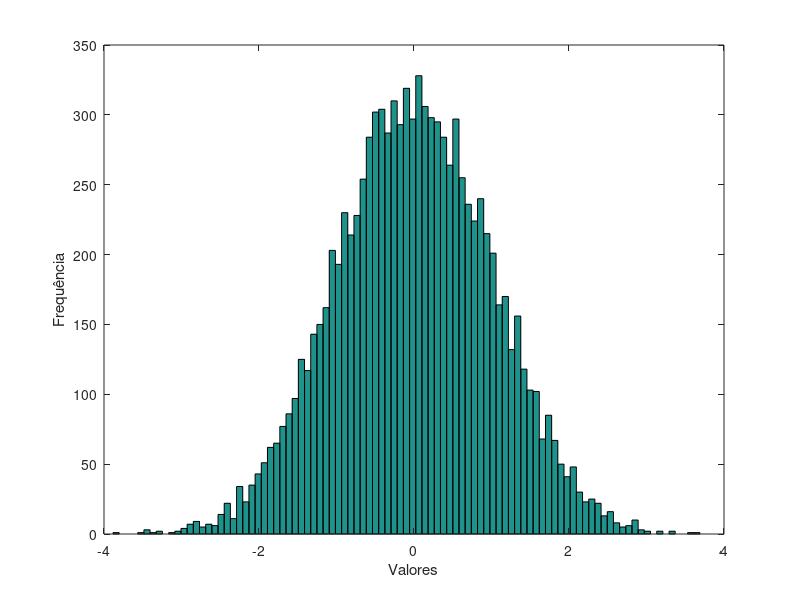
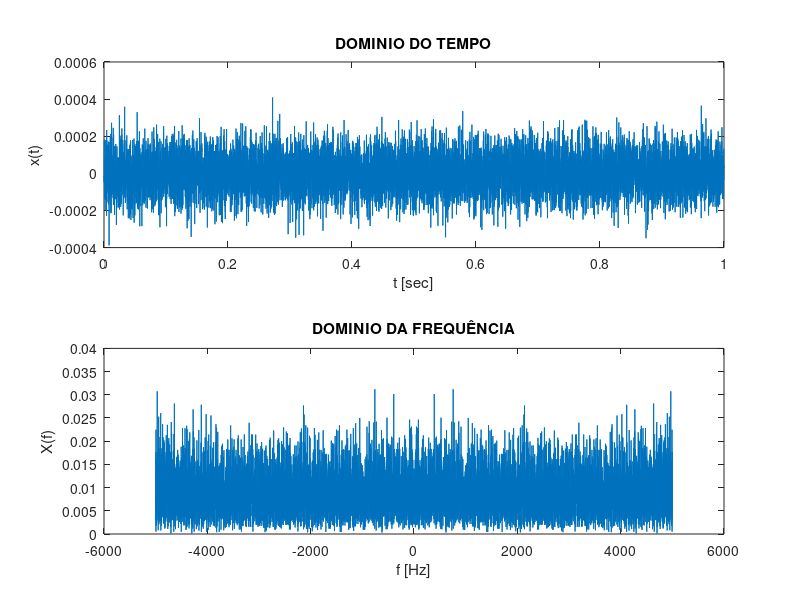
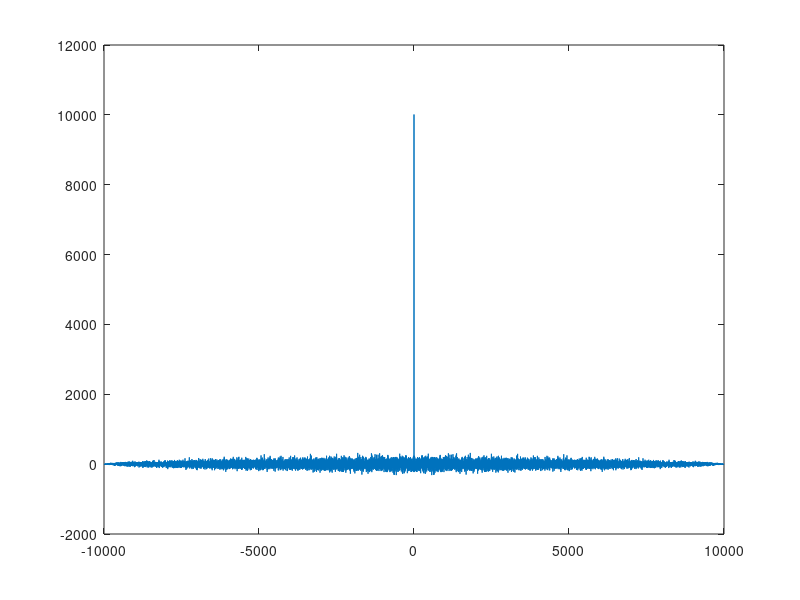

MATLAB code to generate these figures, in order: (Note: this script raises an error after producing the figures.)
clear all; close all; clc;
% 1) Gerar um vetor representando um ruído com distribuição normal utilizando a função 'randn' do matlab.
%    Gere 1 segundo de ruído considerando um tempo de amostragem de 1/10k.

ts = 1/10e3; % periodo de amostragem
fs = 1/ts; % frequencia de amostragem
t = 0:ts:1; % vetor temporal
x = randn(1,length(t)); %ruido
f = -fs/2:1:fs/2; % vetor espectral
X = fftshift(fft(x)); 

% 2) Plotar o histograma do ruído para observar a distribuição Gaussiana. Utilizar a função 'histogram'

figure(1)
hist(x,100);
xlabel('Valores') % eixo horizontal
ylabel('Frequência') % eixo vertical
xlim([-4 4])

% 3) Plotar o ruído no domínio do tempo e da frequência

figure(2)
subplot(211)
plot(t,x/length(x))
title('DOMINIO DO TEMPO')
xlabel('t [sec]') % eixo horizontal
ylabel('x(t)') % eixo vertical
subplot(212)
plot(f,abs(X)/length(X))
title('DOMINIO DA FREQUÊNCIA')
xlabel('f [Hz]') % eixo horizontal
ylabel('X(f)') % eixo vertical

% 4) Utilizando a função 'xcorr', plote a função de autocorrelação do ruído.

[c,lags] = xcorr(x);
figure(3)
plot(lags,c)

figure(3)
plot(Rx)
xlabel('τ [sec]') % eixo horizontal
ylabel('Rx(τ)') % eixo vertical

% 5) Utilizando a função 'filtro=fir1(50,(1000*2)/fs)', realize uma operação de filtragem passa baixa do ruído.
%    Para visualizar a resposta em frequência do filtro projetado, utilize a função 'freqz'.

filtro=fir1(50,(1000*2)/fs);
figure(4)
freqz(filtro);

% 6) Plote, no domínio do tempo e da frequência, a saída do filtro e o histograma do sinal filtrado

xf = filter(filtro,1,x);
XF = fftshift(fft(xf));

figure(5)
subplot(211)
plot(t,xf/length(xf))
title('DOMINIO DO TEMPO')
xlabel('t [sec]') % eixo horizontal
ylabel('x(t)') % eixo vertical
subplot(212)
plot(f,abs(XF)/length(XF))
title('DOMINIO DA FREQUÊNCIA')
xlabel('f [Hz]') % eixo horizontal
ylabel('X(f)') % eixo vertical

figure(6)
hist(xf,100);
xlabel('Valores') % eixo horizontal
ylabel('Frequência') % eixo vertical
xlim([-4 4])